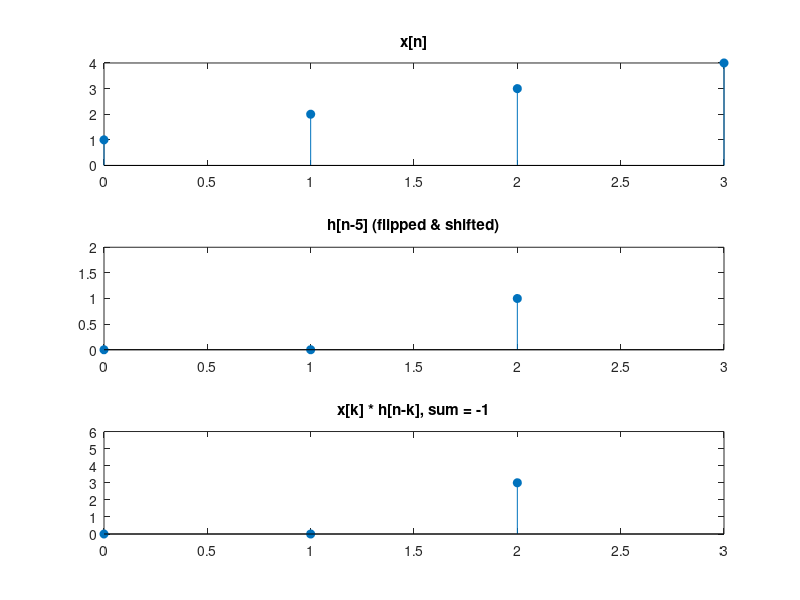

Source code (MATLAB):
% Discrete-Time Convolution Visualization
x = [1 2 3 4];         % Input signal x[n]
h = [1 -1 2];           % Impulse response h[n]
N = length(x) + length(h) - 1;

figure;
for n = 0:N-1
    clf;
    k = 0:length(x)-1;
    hk = fliplr(h);                      % Flip h[n]
    hk_shifted = zeros(1, length(x));   % Shifted version
    for i = 1:length(h)
        if (n - i + 1 >= 1) && (n - i + 1 <= length(x))
            hk_shifted(n - i + 1) = hk(i);
        end
    end
    product = x .* hk_shifted;          % Multiply
    y_n = sum(product);                 % Sum

    subplot(3,1,1); stem(k, x, 'filled'); title('x[n]'); ylim([0 4]);
    subplot(3,1,2); stem(k, hk_shifted, 'filled'); title(['h[n-' num2str(n) '] (flipped & shifted)']); ylim([0 2]);
    subplot(3,1,3); stem(k, product, 'filled'); title(['x[k] * h[n-k], sum = ' num2str(y_n)]); ylim([0 6]);

    pause(2);  % Pause to animate each step
end
